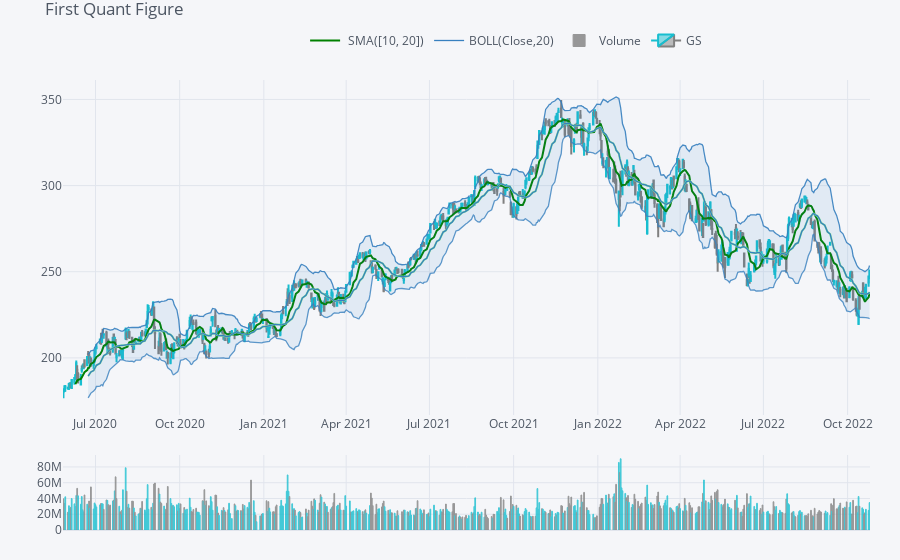

Notebook code for this chart:
### Code cell
qf=cf.QuantFig(single_stock,title='First Quant Figure',legend='top',name='GS')
qf.add_sma([10,20],width=2,color=['green','lightgreen'],legendgroup=True)
qf.add_bollinger_bands()
qf.add_volume()
qf.iplot()

### Figure 1 — Plotly figure (JSON) as saved in the notebook; plotly's stock layout.template omitted (floating-point values rounded to 4 significant figures; data arrays with more than 128 entries replaced by an {"elided": "..."} marker saying what was removed)
{"data": [{"legendgroup": " SMA([10, 20])", "line": {"color": "rgba(0, 128, 0, 1.0)", "dash": "solid", "shape": "linear", "width": 2}, "mode": "lines", "name": " SMA([10, 20])", "showlegend": true, "text": "", "type": "scatter", "x": {"elided": "610 str values"}, "y": {"elided": "610 mixed values"}, "yaxis": "y2"}, {"legendgroup": " SMA([10, 20])", "line": {"color": "rgba(144, 238, 144, 1.0)", "dash": "solid", "shape": "linear", "width": 2}, "mode": "lines", "name": " SMA(20)", "showlegend": false, "text": "", "type": "scatter", "x": {"elided": "610 str values"}, "y": {"elided": "610 mixed values"}, "yaxis": "y2"}, {"legendgroup": "BOLL(Close,20)", "line": {"color": "rgba(55, 128, 191, 1.0)", "dash": "solid", "shape": "linear", "width": 1.3}, "mode": "lines", "name": "BOLL(Close,20)", "showlegend": true, "text": "", "type": "scatter", "x": {"elided": "610 str values"}, "y": {"elided": "610 mixed values"}, "yaxis": "y2"}, {"legendgroup": "BOLL(Close,20)", "line": {"color": "rgba(55, 128, 191, 0.8999999999999999)", "dash": "solid", "shape": "linear", "width": 1.3}, "mode": "lines", "name": "UPPER(Close,20)", "showlegend": false, "text": "", "type": "scatter", "x": {"elided": "610 str values"}, "y": {"elided": "610 mixed values"}, "yaxis": "y2"}, {"fill": "tonexty", "fillcolor": "rgba(55, 128, 191, 0.1)", "legendgroup": "BOLL(Close,20)", "line": {"color": "rgba(55, 128, 191, 0.7999999999999998)", "dash": "solid", "shape": "linear", "width": 1.3}, "mode": "lines", "name": "LOWER(Close,20)", "showlegend": false, "text": "", "type": "scatter", "x": {"elided": "610 str values"}, "y": {"elided": "610 mixed values"}, "yaxis": "y2"}, {"marker": {"color": {"elided": "610 str values"}, "line": {"color": {"elided": "610 str values"}, "width": 1}}, "name": "Volume", "opacity": 0.8, "orientation": "v", "text": "", "type": "bar", "x": {"elided": "610 str values"}, "y": {"elided": "610 int values"}, "yaxis": "y3"}, {"close": {"elided": "610 float values"}, "decreasing": {"line": {"color": "#808080"}}, "high": {"elided": "610 float values"}, "increasing": {"line": {"color": "#17BECF"}}, "low": {"elided": "610 float values"}, "name": "GS", "open": {"elided": "610 float values"}, "showlegend": true, "type": "candlestick", "x": {"elided": "610 str values"}, "yaxis": "y2"}], "layout": {"legend": {"bgcolor": "#F5F6F9", "font": {"color": "#4D5663"}, "orientation": "h", "x": 0.3, "y": 0.95, "yanchor": "bottom"}, "margin": {"b": 30, "l": 30, "r": 30, "t": 30}, "paper_bgcolor": "#F5F6F9", "plot_bgcolor": "#F5F6F9", "showlegend": true, "title": {"font": {"color": "#4D5663"}, "text": "First Quant Figure"}, "xaxis": {"anchor": "y2", "gridcolor": "#E1E5ED", "rangeselector": {"bgcolor": "rgba(150, 200, 250, 1)", "buttons": [{"count": 1, "label": "1m", "step": "month", "stepmode": "backward"}, {"count": 1, "label": "1y", "step": "year", "stepmode": "backward"}], "font": {"size": 13}, "visible": false, "x": 0, "y": 0.9}, "rangeslider": {"visible": false}, "showgrid": true, "tickfont": {"color": "#4D5663"}, "title": {"font": {"color": "#4D5663"}, "text": ""}, "zerolinecolor": "#E1E5ED"}, "yaxis": {"gridcolor": "#E1E5ED", "showgrid": true, "showticklabels": false, "tickfont": {"color": "#4D5663"}, "title": {"font": {"color": "#4D5663"}, "text": ""}, "zerolinecolor": "#E1E5ED"}, "yaxis2": {"domain": [0.23, 0.9], "gridcolor": "#E1E5ED", "showgrid": true, "tickfont": {"color": "#4D5663"}, "title": {"font": {"color": "#4D5663"}, "text": ""}, "zerolinecolor": "#E1E5ED"}, "yaxis3": {"domain": [0, 0.15], "gridcolor": "#E1E5ED", "showgrid": true, "tickfont": {"color": "#4D5663"}, "title": {"font": {"color": "#4D5663"}, "text": ""}, "zerolinecolor": "#E1E5ED"}}}
